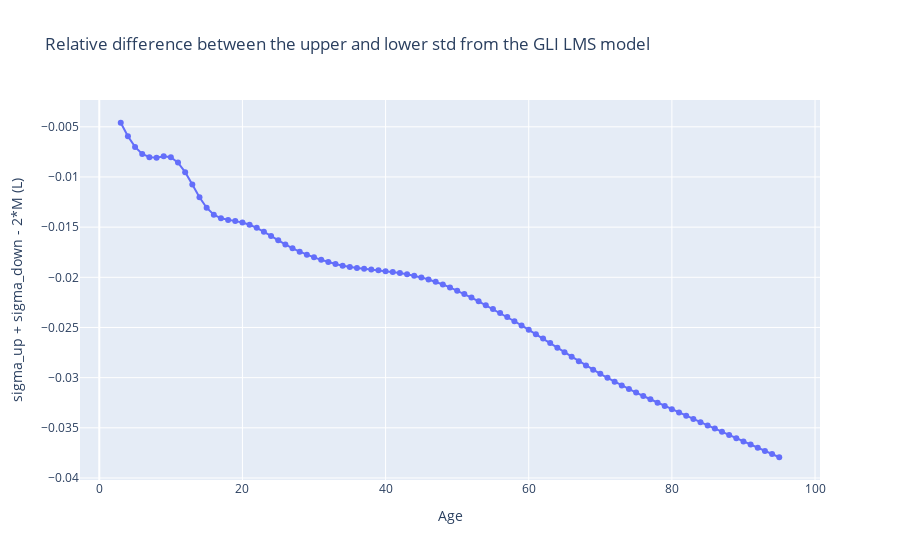

Source (notebook cell):
### Code cell
# How far are the two std from each other?
fig = go.Figure()
fig.add_trace(
    go.Scatter(
        x=df_lms.Age,
        y=df_lms.sigma_up + df_lms.sigma_down - 2 * df_lms.M,
        mode="markers+lines",
        name="sigma up/down diff",
    )
)
fig.update_layout(
    title="Relative difference between the upper and lower std from the GLI LMS model",
    xaxis_title="Age",
    yaxis_title="sigma_up + sigma_down - 2*M (L)",
)
fig.show()

# Between 20 and 60 years old, the relative difference is < 25 mL, which is <2.5% of the mean FEV1

### Figure 1 — Plotly figure (JSON) as saved in the notebook; plotly's stock layout.template omitted (floating-point values rounded to 4 significant figures)
{"data": [{"mode": "markers+lines", "name": "sigma up/down diff", "type": "scatter", "x": [3, 4, 5, 6, 7, 8, 9, 10, 11, 12, 13, 14, 15, 16, 17, 18, 19, 20, 21, 22, 23, 24, 25, 26, 27, 28, 29, 30, 31, 32, 33, 34, 35, 36, 37, 38, 39, 40, 41, 42, 43, 44, 45, 46, 47, 48, 49, 50, 51, 52, 53, 54, 55, 56, 57, 58, 59, 60, 61, 62, 63, 64, 65, 66, 67, 68, 69, 70, 71, 72, 73, 74, 75, 76, 77, 78, 79, 80, 81, 82, 83, 84, 85, 86, 87, 88, 89, 90, 91, 92, 93, 94, 95], "y": [-0.004597, -0.005945, -0.007006, -0.007712, -0.008024, -0.008076, -0.007948, -0.008034, -0.008569, -0.009518, -0.01075, -0.01202, -0.01306, -0.01376, -0.01412, -0.01429, -0.0144, -0.01454, -0.01476, -0.01507, -0.01545, -0.01588, -0.01631, -0.01673, -0.01711, -0.01745, -0.01774, -0.01801, -0.01826, -0.01848, -0.01868, -0.01885, -0.01898, -0.01908, -0.01916, -0.01923, -0.01931, -0.01939, -0.01947, -0.01957, -0.01969, -0.01984, -0.02001, -0.02022, -0.02045, -0.02072, -0.02101, -0.02133, -0.02167, -0.02202, -0.0224, -0.02278, -0.02317, -0.02356, -0.02397, -0.02438, -0.0248, -0.02523, -0.02567, -0.02611, -0.02656, -0.02701, -0.02747, -0.02791, -0.02836, -0.02879, -0.02921, -0.02962, -0.03002, -0.0304, -0.03077, -0.03114, -0.03149, -0.03183, -0.03216, -0.0325, -0.03282, -0.03315, -0.03347, -0.0338, -0.03412, -0.03444, -0.03476, -0.03508, -0.0354, -0.03572, -0.03604, -0.03636, -0.03667, -0.03699, -0.0373, -0.03762, -0.03793]}], "layout": {"title": {"text": "Relative difference between the upper and lower std from the GLI LMS model"}, "xaxis": {"title": {"text": "Age"}}, "yaxis": {"title": {"text": "sigma_up + sigma_down - 2*M (L)"}}}}
